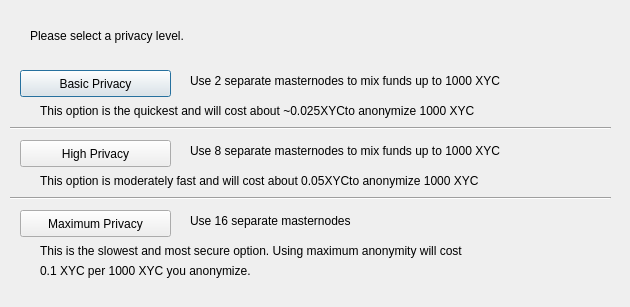
<?xml version="1.0" encoding="UTF-8"?>
<ui version="4.0">
 <class>DarksendConfig</class>
 <widget class="QDialog" name="DarksendConfig">
  <property name="geometry">
   <rect>
    <x>0</x>
    <y>0</y>
    <width>630</width>
    <height>307</height>
   </rect>
  </property>
  <property name="windowTitle">
   <string>Configure Darksend</string>
  </property>
  <widget class="QPushButton" name="buttonBasic">
   <property name="geometry">
    <rect>
     <x>20</x>
     <y>70</y>
     <width>151</width>
     <height>27</height>
    </rect>
   </property>
   <property name="text">
    <string>Basic Privacy</string>
   </property>
  </widget>
  <widget class="QPushButton" name="buttonHigh">
   <property name="geometry">
    <rect>
     <x>20</x>
     <y>140</y>
     <width>151</width>
     <height>27</height>
    </rect>
   </property>
   <property name="text">
    <string>High Privacy</string>
   </property>
  </widget>
  <widget class="QPushButton" name="buttonMax">
   <property name="geometry">
    <rect>
     <x>20</x>
     <y>210</y>
     <width>151</width>
     <height>27</height>
    </rect>
   </property>
   <property name="text">
    <string>Maximum Privacy</string>
   </property>
  </widget>
  <widget class="QLabel" name="label">
   <property name="geometry">
    <rect>
     <x>30</x>
     <y>20</y>
     <width>571</width>
     <height>31</height>
    </rect>
   </property>
   <property name="text">
    <string>Please select a privacy level.</string>
   </property>
  </widget>
  <widget class="QLabel" name="label_2">
   <property name="geometry">
    <rect>
     <x>190</x>
     <y>70</y>
     <width>421</width>
     <height>21</height>
    </rect>
   </property>
   <property name="text">
    <string>Use 2 separate masternodes to mix funds up to 1000 XYC</string>
   </property>
  </widget>
  <widget class="QLabel" name="label_3">
   <property name="geometry">
    <rect>
     <x>190</x>
     <y>140</y>
     <width>411</width>
     <height>21</height>
    </rect>
   </property>
   <property name="text">
    <string>Use 8 separate masternodes to mix funds up to 1000 XYC</string>
   </property>
  </widget>
  <widget class="QLabel" name="label_4">
   <property name="geometry">
    <rect>
     <x>190</x>
     <y>210</y>
     <width>421</width>
     <height>21</height>
    </rect>
   </property>
   <property name="text">
    <string>Use 16 separate masternodes</string>
   </property>
  </widget>
  <widget class="QLabel" name="label_6">
   <property name="geometry">
    <rect>
     <x>40</x>
     <y>100</y>
     <width>561</width>
     <height>21</height>
    </rect>
   </property>
   <property name="text">
    <string>This option is the quickest and will cost about ~0.025XYCto anonymize 1000 XYC</string>
   </property>
  </widget>
  <widget class="QLabel" name="label_7">
   <property name="geometry">
    <rect>
     <x>40</x>
     <y>170</y>
     <width>561</width>
     <height>21</height>
    </rect>
   </property>
   <property name="text">
    <string>This option is moderately fast and will cost about 0.05XYCto anonymize 1000 XYC</string>
   </property>
  </widget>
  <widget class="QLabel" name="label_8">
   <property name="geometry">
    <rect>
     <x>40</x>
     <y>240</y>
     <width>561</width>
     <height>21</height>
    </rect>
   </property>
   <property name="text">
    <string>This is the slowest and most secure option. Using maximum anonymity will cost</string>
   </property>
  </widget>
  <widget class="QLabel" name="label_9">
   <property name="geometry">
    <rect>
     <x>40</x>
     <y>260</y>
     <width>561</width>
     <height>21</height>
    </rect>
   </property>
   <property name="text">
    <string>0.1 XYC per 1000 XYC you anonymize.</string>
   </property>
  </widget>
  <widget class="Line" name="line">
   <property name="geometry">
    <rect>
     <x>10</x>
     <y>120</y>
     <width>601</width>
     <height>16</height>
    </rect>
   </property>
   <property name="orientation">
    <enum>Qt::Horizontal</enum>
   </property>
  </widget>
  <widget class="Line" name="line_2">
   <property name="geometry">
    <rect>
     <x>10</x>
     <y>190</y>
     <width>601</width>
     <height>16</height>
    </rect>
   </property>
   <property name="orientation">
    <enum>Qt::Horizontal</enum>
   </property>
  </widget>
 </widget>
 <resources/>
 <connections/>
</ui>
